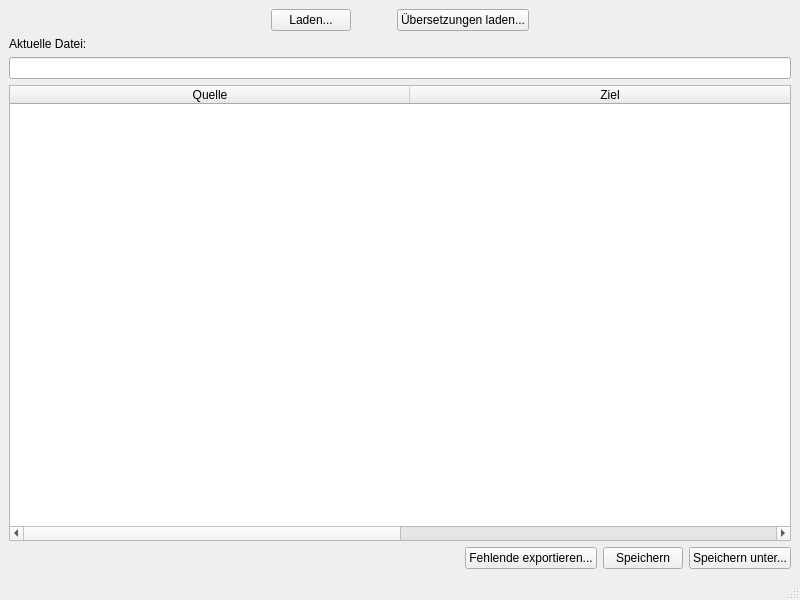
<?xml version="1.0" encoding="UTF-8"?>
<ui version="4.0">
 <class>SieTransWnd</class>
 <widget class="QMainWindow" name="SieTransWnd">
  <property name="geometry">
   <rect>
    <x>0</x>
    <y>0</y>
    <width>800</width>
    <height>600</height>
   </rect>
  </property>
  <property name="windowTitle">
   <string>SieTrans [*]</string>
  </property>
  <widget class="QWidget" name="centralwidget">
   <layout class="QVBoxLayout" name="verticalLayout">
    <item>
     <layout class="QHBoxLayout" name="horizontalLayout_3">
      <item>
       <spacer name="horizontalSpacer_2">
        <property name="orientation">
         <enum>Qt::Horizontal</enum>
        </property>
        <property name="sizeHint" stdset="0">
         <size>
          <width>40</width>
          <height>20</height>
         </size>
        </property>
       </spacer>
      </item>
      <item>
       <widget class="QPushButton" name="btnLoadIn">
        <property name="text">
         <string>Laden...</string>
        </property>
       </widget>
      </item>
      <item>
       <spacer name="horizontalSpacer_3">
        <property name="orientation">
         <enum>Qt::Horizontal</enum>
        </property>
        <property name="sizeType">
         <enum>QSizePolicy::Fixed</enum>
        </property>
        <property name="sizeHint" stdset="0">
         <size>
          <width>40</width>
          <height>20</height>
         </size>
        </property>
       </spacer>
      </item>
      <item>
       <widget class="QPushButton" name="btnLoadTrans">
        <property name="text">
         <string>Übersetzungen laden...</string>
        </property>
       </widget>
      </item>
      <item>
       <spacer name="horizontalSpacer_4">
        <property name="orientation">
         <enum>Qt::Horizontal</enum>
        </property>
        <property name="sizeHint" stdset="0">
         <size>
          <width>40</width>
          <height>20</height>
         </size>
        </property>
       </spacer>
      </item>
     </layout>
    </item>
    <item>
     <layout class="QHBoxLayout" name="horizontalLayout" stretch="0,1">
      <item>
       <widget class="QLabel" name="label">
        <property name="text">
         <string>Aktuelle Datei:</string>
        </property>
       </widget>
      </item>
      <item>
       <widget class="QLabel" name="lblCurFile">
        <property name="text">
         <string/>
        </property>
       </widget>
      </item>
     </layout>
    </item>
    <item>
     <widget class="QLineEdit" name="txtFilter"/>
    </item>
    <item>
     <widget class="QTableWidget" name="tblTranslation">
      <attribute name="horizontalHeaderDefaultSectionSize">
       <number>400</number>
      </attribute>
      <attribute name="horizontalHeaderStretchLastSection">
       <bool>true</bool>
      </attribute>
      <column>
       <property name="text">
        <string>Quelle</string>
       </property>
      </column>
      <column>
       <property name="text">
        <string>Ziel</string>
       </property>
      </column>
     </widget>
    </item>
    <item>
     <layout class="QHBoxLayout" name="horizontalLayout_2">
      <item>
       <spacer name="horizontalSpacer">
        <property name="orientation">
         <enum>Qt::Horizontal</enum>
        </property>
        <property name="sizeHint" stdset="0">
         <size>
          <width>40</width>
          <height>20</height>
         </size>
        </property>
       </spacer>
      </item>
      <item>
       <widget class="QPushButton" name="btnExportUntranslated">
        <property name="text">
         <string>Fehlende exportieren...</string>
        </property>
       </widget>
      </item>
      <item>
       <widget class="QPushButton" name="btnSave">
        <property name="text">
         <string>Speichern</string>
        </property>
       </widget>
      </item>
      <item>
       <widget class="QPushButton" name="btnSaveAs">
        <property name="text">
         <string>Speichern unter...</string>
        </property>
       </widget>
      </item>
     </layout>
    </item>
   </layout>
  </widget>
  <widget class="QMenuBar" name="menubar">
   <property name="geometry">
    <rect>
     <x>0</x>
     <y>0</y>
     <width>800</width>
     <height>21</height>
    </rect>
   </property>
  </widget>
  <widget class="QStatusBar" name="statusbar"/>
 </widget>
 <resources/>
 <connections/>
</ui>
